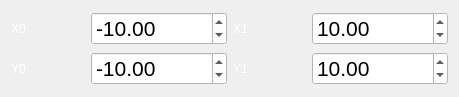
    <widget class="QWidget" name="verticalLayoutWidget">
     <property name="geometry">
      <rect>
       <x>405</x>
       <y>350</y>
       <width>459</width>
       <height>97</height>
      </rect>
     </property>
     <layout class="QVBoxLayout" name="verticalLayout">
      <item>
       <layout class="QGridLayout" name="gridLayout">
        <item row="0" column="0">
         <layout class="QHBoxLayout" name="horizontalLayout">
          <item>
           <widget class="QLabel" name="label_7">
            <property name="styleSheet">
             <string notr="true">QLabel {
color: white;
	font: 16pt &quot;.AppleSystemUIFont&quot;;}</string>
            </property>
            <property name="text">
             <string>X0</string>
            </property>
           </widget>
          </item>
          <item>
           <widget class="QDoubleSpinBox" name="x0">
            <property name="font">
             <font>
              <family>.AppleSystemUIFont</family>
              <pointsize>16</pointsize>
              <italic>false</italic>
              <bold>false</bold>
             </font>
            </property>
            <property name="styleSheet">
             <string notr="true">QDoubleSpinBox{

color: white;
 background-color: rgb(128, 128, 128);

color: rgb(0, 0, 0);;
background-color: white;
font: 16pt &quot;.AppleSystemUIFont&quot;;
}</string>
            </property>
            <property name="decimals">
             <number>2</number>
            </property>
            <property name="minimum">
             <double>-1000000.000000000000000</double>
            </property>
            <property name="maximum">
             <double>1000000.000000000000000</double>
            </property>
            <property name="singleStep">
             <double>0.000000000000000</double>
            </property>
            <property name="value">
             <double>-10.000000000000000</double>
            </property>
           </widget>
          </item>
          <item>
           <widget class="QLabel" name="label_4">
            <property name="styleSheet">
             <string notr="true">QLabel {
color: white;
	font: 16pt &quot;.AppleSystemUIFont&quot;;
}</string>
            </property>
            <property name="text">
             <string>X1</string>
            </property>
           </widget>
          </item>
          <item>
           <widget class="QDoubleSpinBox" name="x1">
            <property name="font">
             <font>
              <family>.AppleSystemUIFont</family>
              <pointsize>16</pointsize>
              <italic>false</italic>
              <bold>false</bold>
             </font>
            </property>
            <property name="styleSheet">
             <string notr="true">QDoubleSpinBox{

color: white;
 background-color: rgb(128, 128, 128);

color: rgb(0, 0, 0);;
background-color: white;
font: 16pt &quot;.AppleSystemUIFont&quot;;
}</string>
            </property>
            <property name="minimum">
             <double>-1000000.000000000000000</double>
            </property>
            <property name="maximum">
             <double>1000000.000000000000000</double>
            </property>
            <property name="value">
             <double>10.000000000000000</double>
            </property>
           </widget>
          </item>
         </layout>
        </item>
       </layout>
      </item>
      <item>
       <layout class="QHBoxLayout" name="horizontalLayout_2">
        <item>
         <widget class="QLabel" name="label_6">
          <property name="styleSheet">
           <string notr="true">QLabel {
color: white;
	font: 16pt &quot;.AppleSystemUIFont&quot;;
}</string>
          </property>
          <property name="text">
           <string>Y0</string>
          </property>
         </widget>
        </item>
        <item>
         <widget class="QDoubleSpinBox" name="y0">
          <property name="font">
           <font>
            <family>.AppleSystemUIFont</family>
            <pointsize>16</pointsize>
            <italic>false</italic>
            <bold>false</bold>
           </font>
          </property>
          <property name="styleSheet">
           <string notr="true">QDoubleSpinBox{

color: white;
 background-color: rgb(128, 128, 128);

color: rgb(0, 0, 0);;
background-color: white;
font: 16pt &quot;.AppleSystemUIFont&quot;;
}</string>
          </property>
          <property name="minimum">
           <double>-1000000.000000000000000</double>
          </property>
          <property name="maximum">
           <double>1000000.000000000000000</double>
          </property>
          <property name="value">
           <double>-10.000000000000000</double>
          </property>
         </widget>
        </item>
        <item>
         <widget class="QLabel" name="label_5">
          <property name="styleSheet">
           <string notr="true">QLabel {
color: white;
	font: 16pt &quot;.AppleSystemUIFont&quot;;}</string>
          </property>
          <property name="text">
           <string>Y1</string>
          </property>
         </widget>
        </item>
        <item>
         <widget class="QDoubleSpinBox" name="y1">
          <property name="font">
           <font>
            <family>.AppleSystemUIFont</family>
            <pointsize>16</pointsize>
            <italic>false</italic>
            <bold>false</bold>
           </font>
          </property>
          <property name="styleSheet">
           <string notr="true">QDoubleSpinBox{

color: white;
 background-color: rgb(128, 128, 128);

color: rgb(0, 0, 0);;
background-color: white;
font: 16pt &quot;.AppleSystemUIFont&quot;;
}</string>
          </property>
          <property name="minimum">
           <double>-1000000.000000000000000</double>
          </property>
          <property name="maximum">
           <double>1000000.000000000000000</double>
          </property>
          <property name="value">
           <double>10.000000000000000</double>
          </property>
         </widget>
        </item>
       </layout>
      </item>
     </layout>
    </widget>
